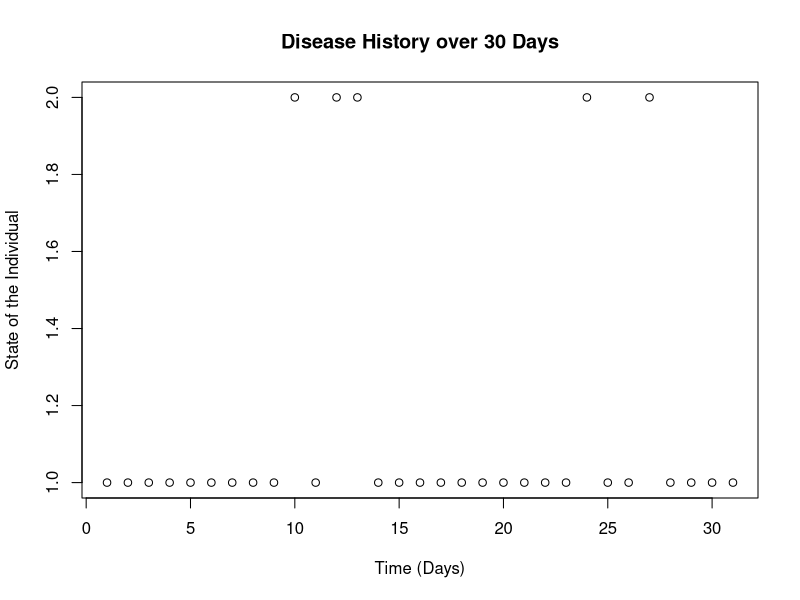
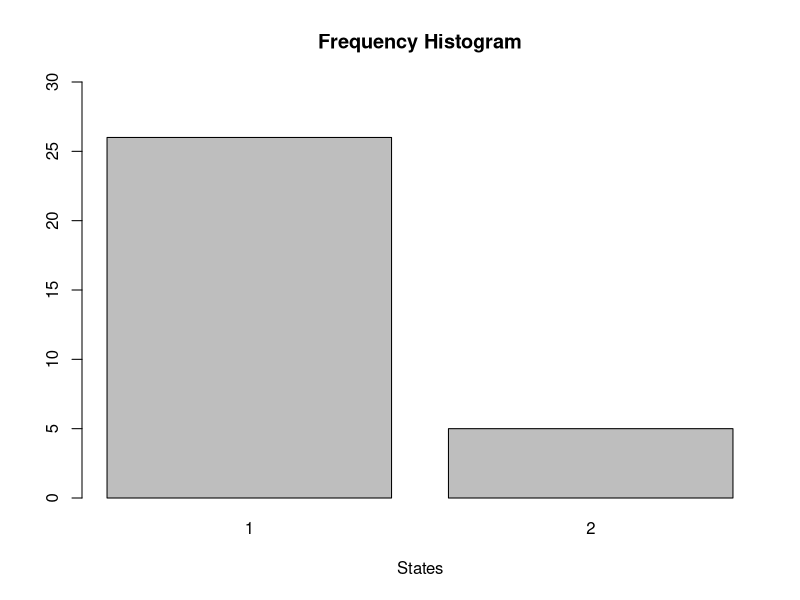
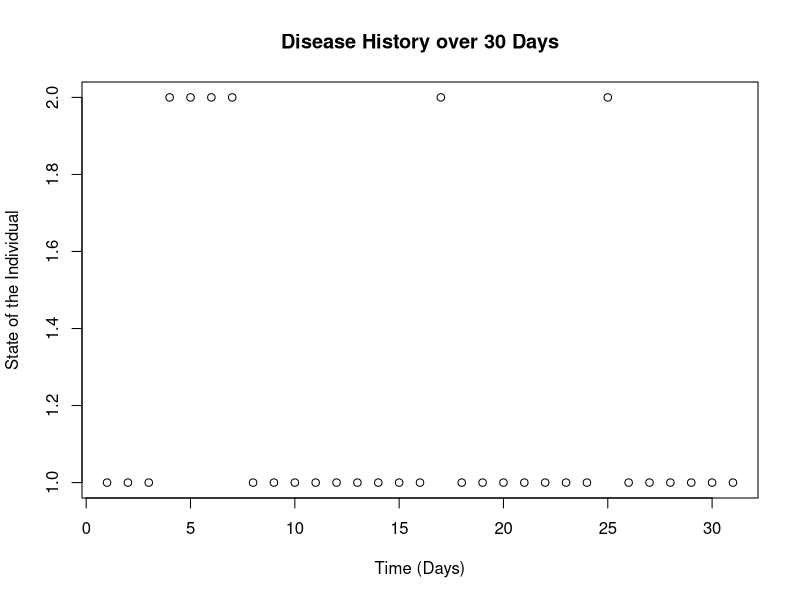
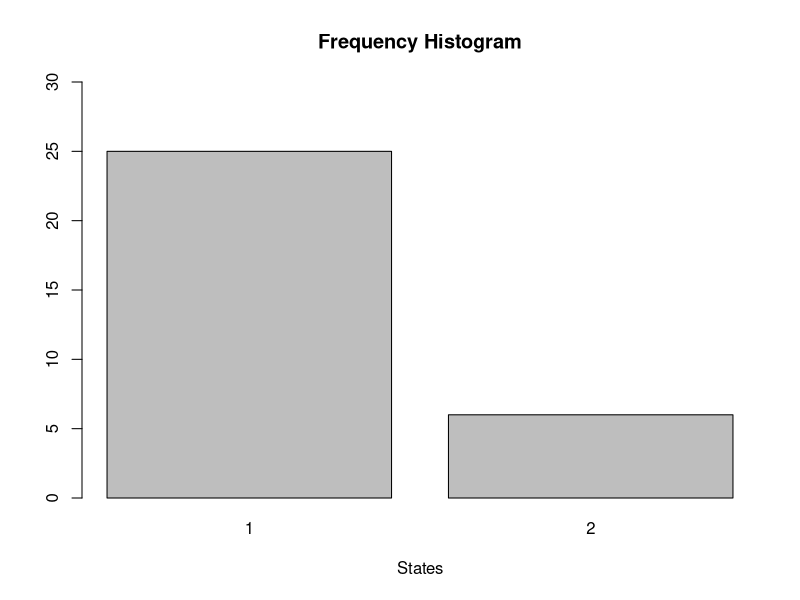
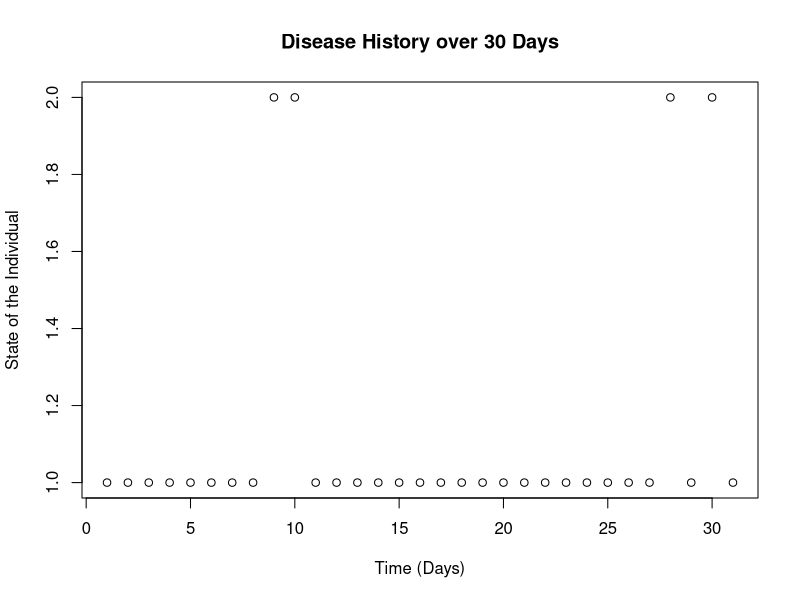
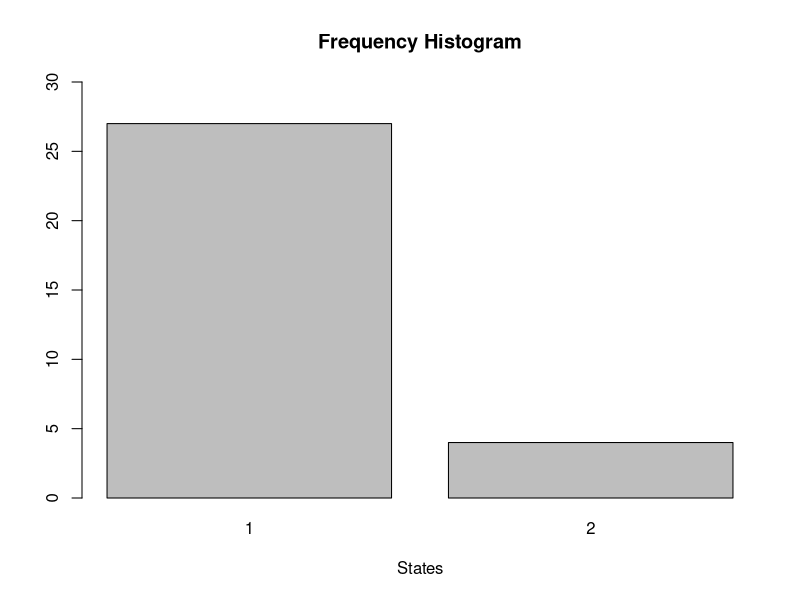
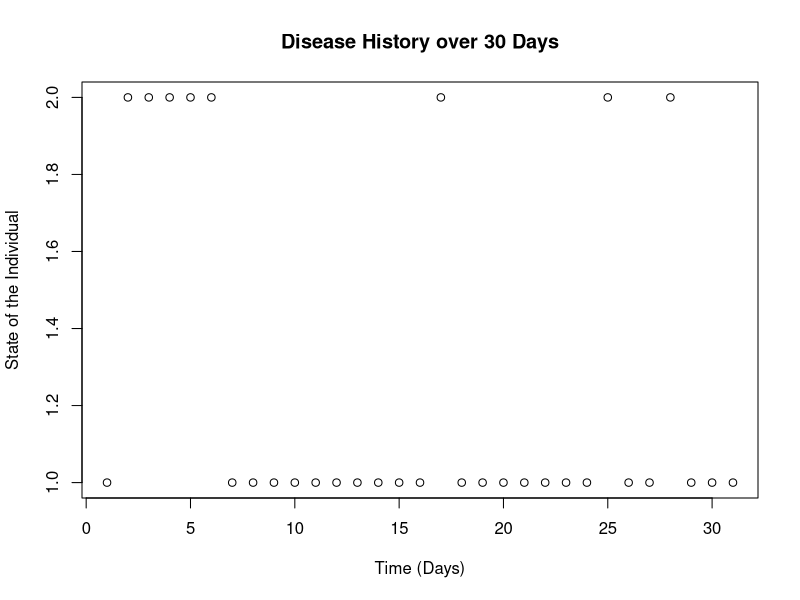
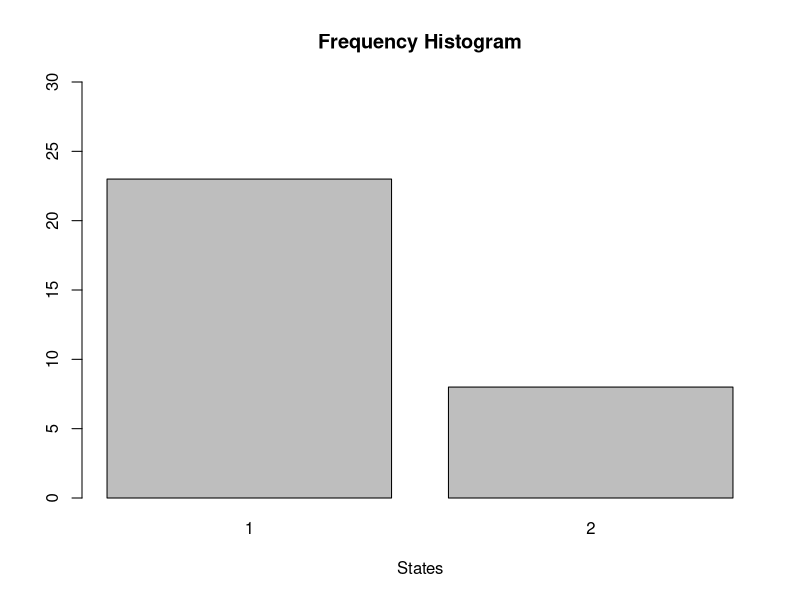

Recreate these plots in R, in order.
## ---- chunk 1
set.seed(1)
state <- 1 # set initial state
trans1to2 <- 0.2 # transition probability from 1 to 2
trans2to1 <- 0.5 # transition probability from 2 to 1
decider <- runif(1) # random number between 0 and 1
if (state==1) {
    if (decider < trans1to2) { # randomly decide to transition
        state <- 2
    } else { # or to stay
        state <-1
    }
} else if (state==2) {
    if (decider < trans2to1) { # randomly decide to transition
        state <- 1 
    } else { # or to stay
        state <-2
    }
} else {
    print ("Initial state must be either 1 or 2!")
}
print(state) 
## ---- chunk 2
state <- 1 # set initial state
trans1to2 <- 0.2 # transition probability from 1 to 2
trans2to1 <- 0.5 # transition probability from 2 to 1
num <- 30
func <- function(trans1to2, trans2to1, state, num){
  state_vector <- rep(state, 30)
  for(i in 1:num){
     decider <- runif(1) # random number between 0 and 1
    if (state_vector[i]==1) {
    if (decider < trans1to2) { # randomly decide to transition
        state_vector[i+1] <- 2
    } else { # or to stay
        state_vector[i+1] <- 1
    }
    } else if (state_vector[i]==2) {
    if (decider < trans2to1) { # randomly decide to transition
        state_vector[i+1] <- 1 
    } else { # or to stay
        state_vector[i+1] <- 2
    }
} else {
    print ("Initial state must be either 1 or 2!")
}
}
 return(state_vector)
}

for (i in 1:10) {
  state_vector <- func(trans1to2, trans2to1, state, num)
  plot(state_vector, main = "Disease History over 30 Days", xlab = "Time (Days)", ylab = "State of the Individual")
  barplot(table(state_vector), main = "Frequency Histogram", xlab = "States", ylim = c(0,30))
  print(paste("Fraction of Infected Days", table(state_vector)[2]/num))
}
## ---- chunk 3
state <- 1 # set initial state
trans1to2 <- 0.05 # transition probability from 1 to 2
trans2to1 <- 0.5 # transition probability from 2 to 1
num <- 30
func <- function(trans1to2, trans2to1, state, num){
  state_vector <- rep(state, 30)
  for(i in 1:num){
     decider <- runif(1) # random number between 0 and 1
if (state_vector[i]==1) {
    if (decider < trans1to2) { # randomly decide to transition
        state_vector[i+1] <- 2
    } else { # or to stay
        state_vector[i+1] <- 1
    }
} else if (state_vector[i]==2) {
    if (decider < trans2to1) { # randomly decide to transition
        state_vector[i+1] <- 1 
    } else { # or to stay
        state_vector[i+1] <-2
    }
} else {
    print ("Initial state must be either 1 or 2!")
}
}
 return(state_vector)
}

for (i in 1:10) {
  state_vector <- func(trans1to2, trans2to1, state, num)
  plot(state_vector, main = "Disease History over 30 Days", xlab = "Time (Days)", ylab = "State of the Individual")
  barplot(table(state_vector), main = "Frequency Histogram", xlab = "States", ylim = c(0,30))
  print(paste("Fraction of Infected Days", table(state_vector)[2]/num))
}
## ---- chunk 4
state <- 1 # set initial state
trans1to2 <- 0.05 # transition probability from 1 to 2
trans2to1 <- 0.125 # transition probability from 2 to 1
num <- 30
func <- function(trans1to2, trans2to1, state, num){
  state_vector <- rep(state, 30)
  for(i in 1:num){
     decider <- runif(1) # random number between 0 and 1
if (state_vector[i]==1) {
    if (decider < trans1to2) { # randomly decide to transition
        state_vector[i+1] <- 2
    } else { # or to stay
        state_vector[i+1] <- 1
    }
} else if (state_vector[i]==2) {
    if (decider < trans2to1) { # randomly decide to transition
        state_vector[i+1] <- 1 
    } else { # or to stay
        state_vector[i+1] <-2
    }
} else {
    print ("Initial state must be either 1 or 2!")
}
}
 return(state_vector)
}

for (i in 1:10) {
  state_vector <- func(trans1to2, trans2to1, state, num)
  plot(state_vector, main = "Disease History over 30 Days", xlab = "Time (Days)", ylab = "State of the Individual")
  barplot(table(state_vector), main = "Frequency Histogram", xlab = "States", ylim = c(0,30))
  print(paste("Fraction of Infected Days", table(state_vector)[2]/num))
}
